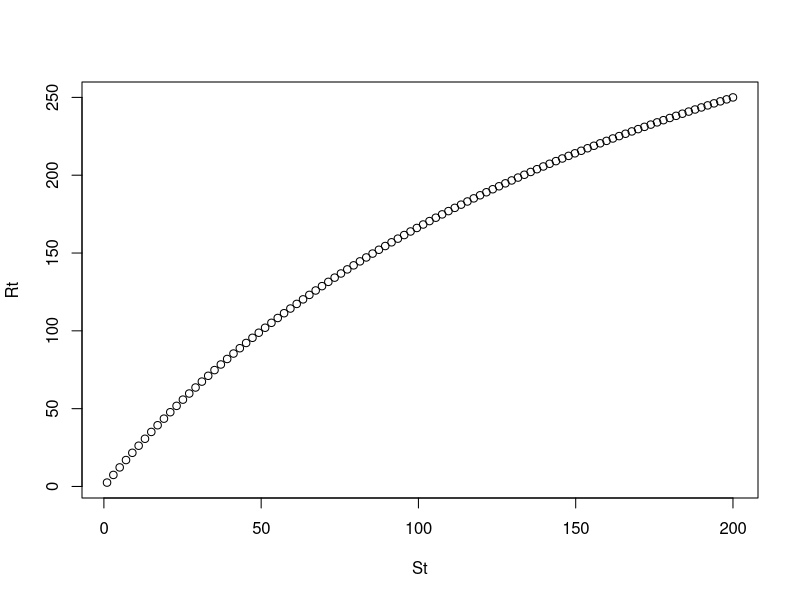
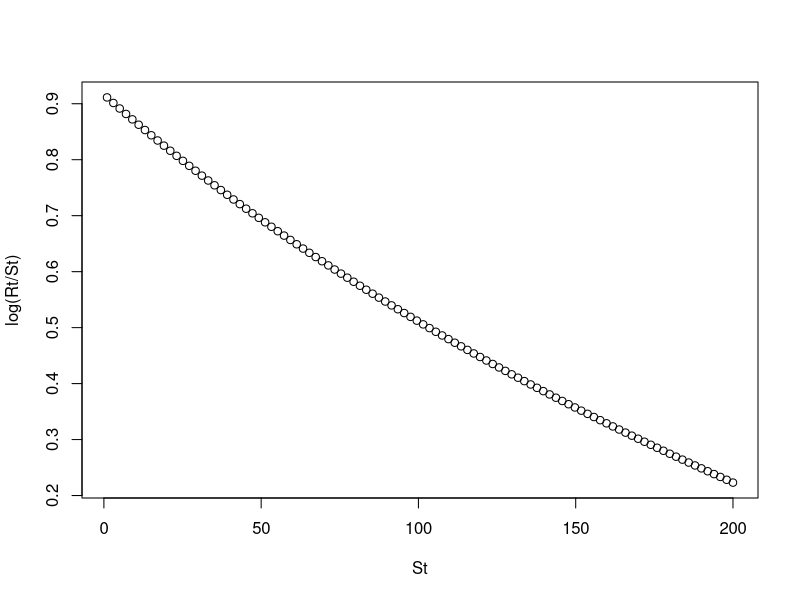
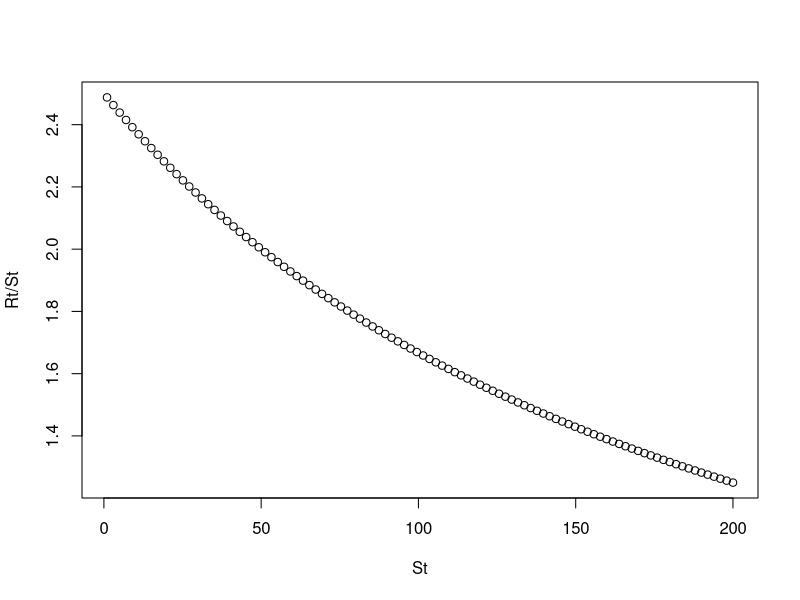
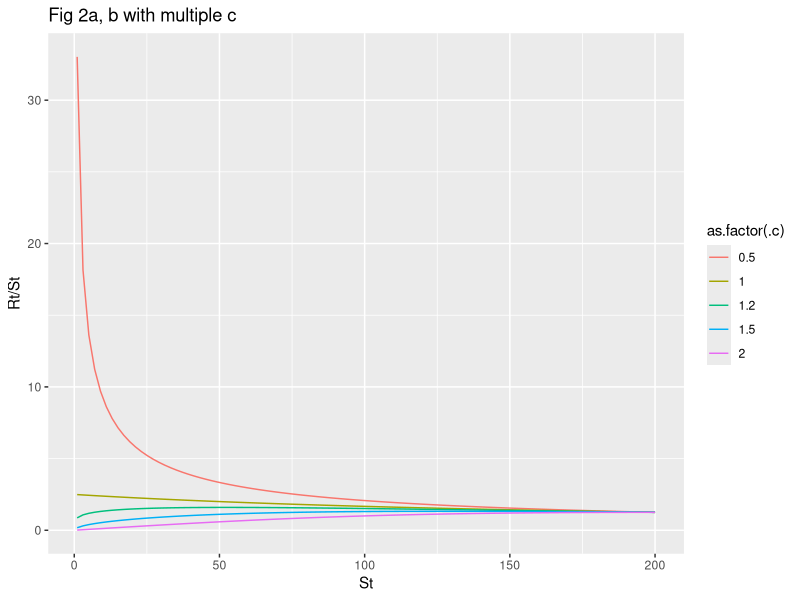
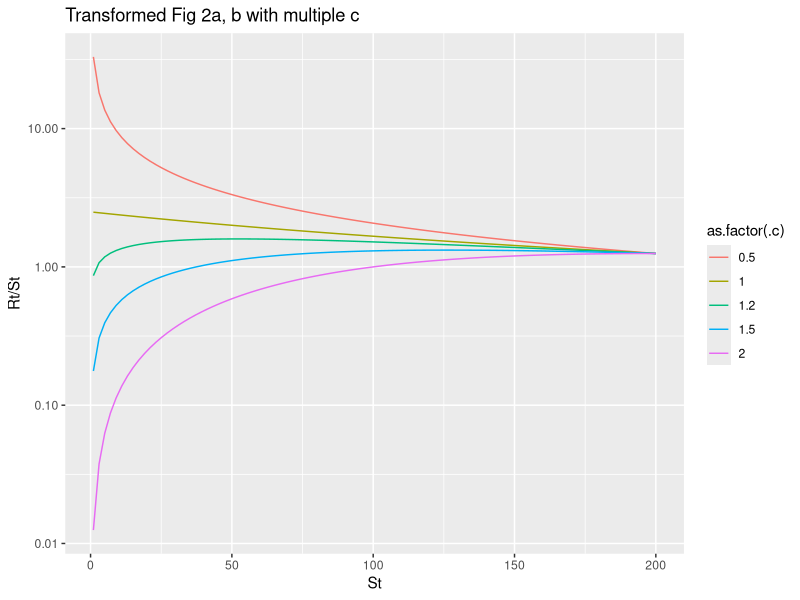
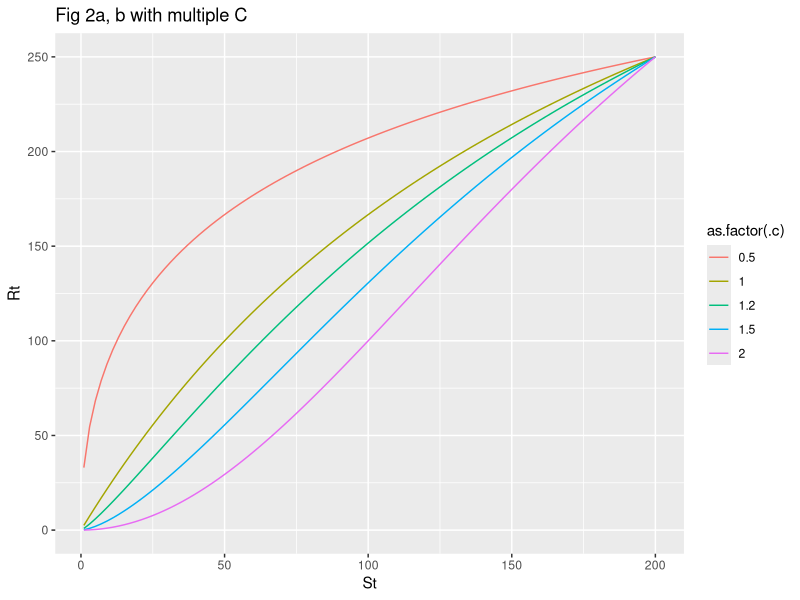

Generate these figures, in order, with R:
# Based on:
# @article{perala2022,
#   title = {Allee Effects and the {{Allee-effect}} Zone in Northwest {{Atlantic}} Cod},
#   author = {Per{\"a}l{\"a}, Tommi and Hutchings, Jeffrey A. and Kuparinen, Anna},
#   journal = {Biology Letters},
#   volume = {18},
#   number = {2},
#   pages = {20210439},
#   doi = {10.1098/rsbl.2021.0439},
# }

#beverton-holt reparamarized to line up with the paper
bh <- function(St, Rinf, S50) {
  Rinf / (1 + (S50/St))
}

#paper's depensatory B-H
bhc <- function(St, Rinf, S50, .c) {
  Rinf / (1 + (S50/St)^.c)
}

St <- seq(1, 200, length.out = 100)
bh(St, 500, 200)

Rt <- bh(St, 500, 200)

#several plots we wanted to look at based on understanding fig. 2 panels c, d
plot(St, Rt)
plot(St, log(Rt/St))
plot(St, Rt/St)

St <- seq(1, 200, length.out = 100)
bhc(St, 500, 200, .c = 1.5)

#model several different depensatory parameters (.c)
out <- purrr::map_dfr(c(0.5, 1, 1.2, 1.5, 2), function(.x) {
  Rtc <- bhc(St, 500, 200, .c = .x)
  data.frame(St = St, Rt = Rtc, .c = .x)
})

library(ggplot2)

#look at different c parms for a fig like fig 2
ggplot(out, aes(St, Rt/St, colour = as.factor(.c))) +
  geom_line() +
  ggtitle("Fig 2a, b with multiple c")

ggplot(out, aes(St, Rt/St, colour = as.factor(.c))) +
  geom_line() +
  scale_y_log10() +
  ggtitle("Transformed Fig 2a, b with multiple c")

#then recreate fig 2
ggplot(out, aes(St, Rt, colour = as.factor(.c))) +
  geom_line() +
  ggtitle("Fig 2a, b with multiple C")

###

#
# bhc <- function(St, alpha, K, .c) {
#   (alpha * St) / (1 + (S50/St)^.c)
# }
# # (S50/St)^.c
#
# bh_ram <- function(St, alpha, K, .c) {
#   (alpha * St^.c) / (1 + ((St^.c)/K))
# }
#
# bhc(100, 0.1, 1000, 1.2)
# bh_ram(100, 0.1, 1000, 1.2)
